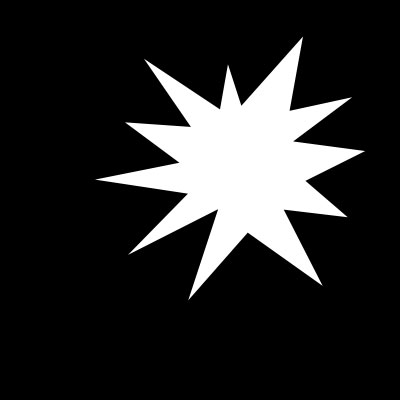
#> input picture Module 10: Image Descriptors/10.4 Hu Moments/shape_explosion.jpg, 400 x 400 px
$ python template_matching.py --source '../../../Module 10: Image Descriptors/10.4 Hu Moments/shape_explosion.jpg' --template '../../../Module 10: Image Descriptors/10.4 Hu Moments/more_shapes_example.png'
#> lines starting #> are read from the running program, lines starting #| are printed output that depends on the picture; after the words box and inside, x2 and y2 are one past the last pixel; in counts of white or black regions, pixels touching at a corner belong together
import argparse
import cv2

# construct the argument parser and parse the arguments
ap = argparse.ArgumentParser()
ap.add_argument("-s", "--source", required=True, help="Path to the source image")
ap.add_argument("-t", "--template", required=True, help="Path to the template image")
args = vars(ap.parse_args())

# load the source and template image
source = cv2.imread(args["source"])
#> source is the input picture: shape (400, 400, 3); min 0, max 255, mean 41.2
template = cv2.imread(args["template"])
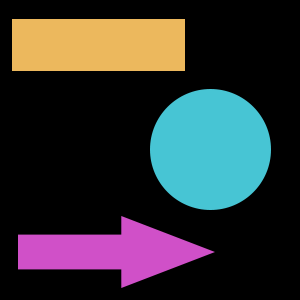
#> input picture Module 10: Image Descriptors/10.4 Hu Moments/more_shapes_example.png, 300 x 300 px
#> template is the input picture: shape (300, 300, 3); mean B, G, R 51.9, 49.8, 48.8
(tempH, tempW) = template.shape[:2]
#> tempH = 300; tempW = 300

# find the template in the source image
result = cv2.matchTemplate(source, template, cv2.TM_CCOEFF)
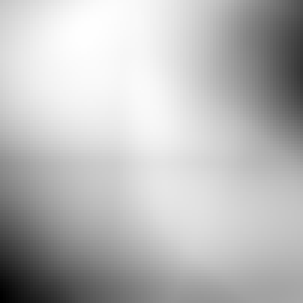
#> result: shape (101, 101) float32 (shown 3 times larger); min -18194272, max 550305216, mean 397408288; drawn with min black and max white
(minVal, maxVal, minLoc, (x, y)) = cv2.minMaxLoc(result)
#> minVal = -18194272; maxVal = 550305216; minLoc = (0, 100); x = 28; y = 10

# draw the bounding box on the source image
cv2.rectangle(source, (x, y), (x + tempW, y + tempH), (0, 255, 0), 2)
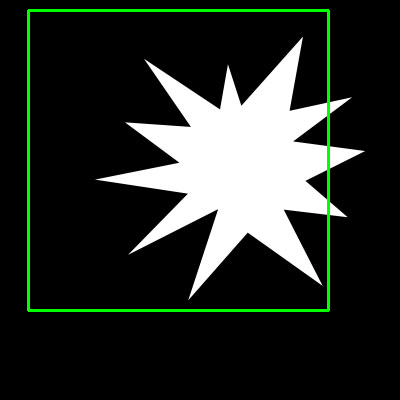
#> source: shape (400, 400, 3); 2.25% of pixels changed, all inside (x1, y1, x2, y2) = (27, 9, 330, 312)

# show the images
cv2.imshow("Source", source)
cv2.imshow("Template", template)
cv2.waitKey(0)
